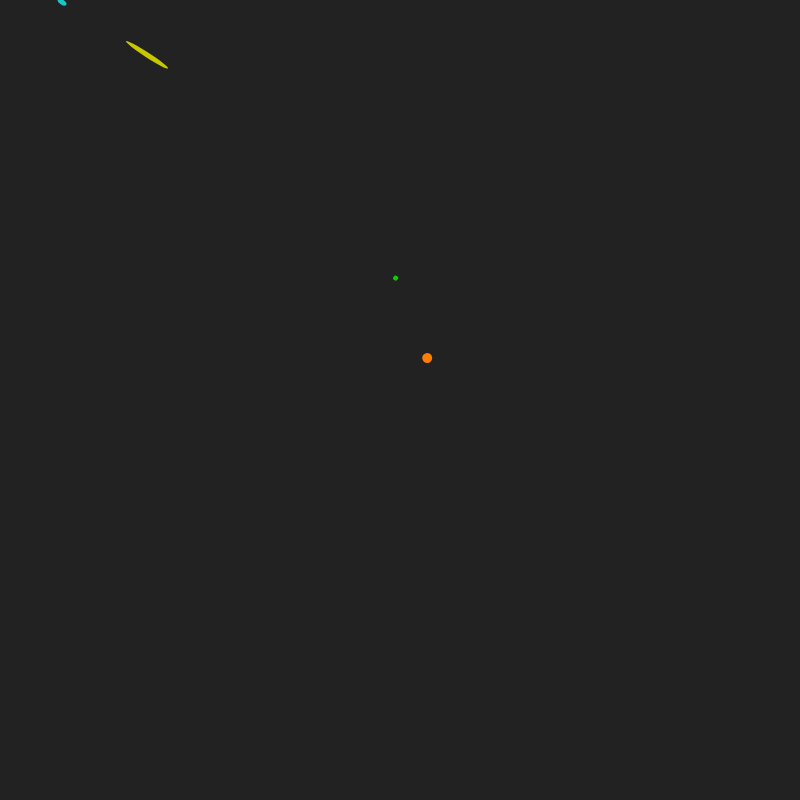
Frame 1 (no input)
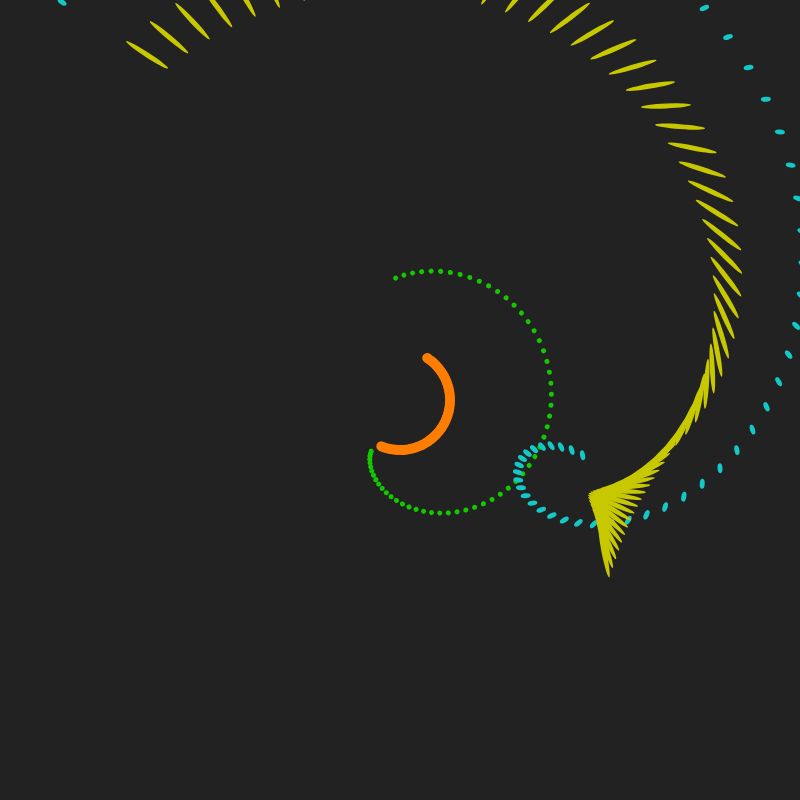
Frame 60 (no input)
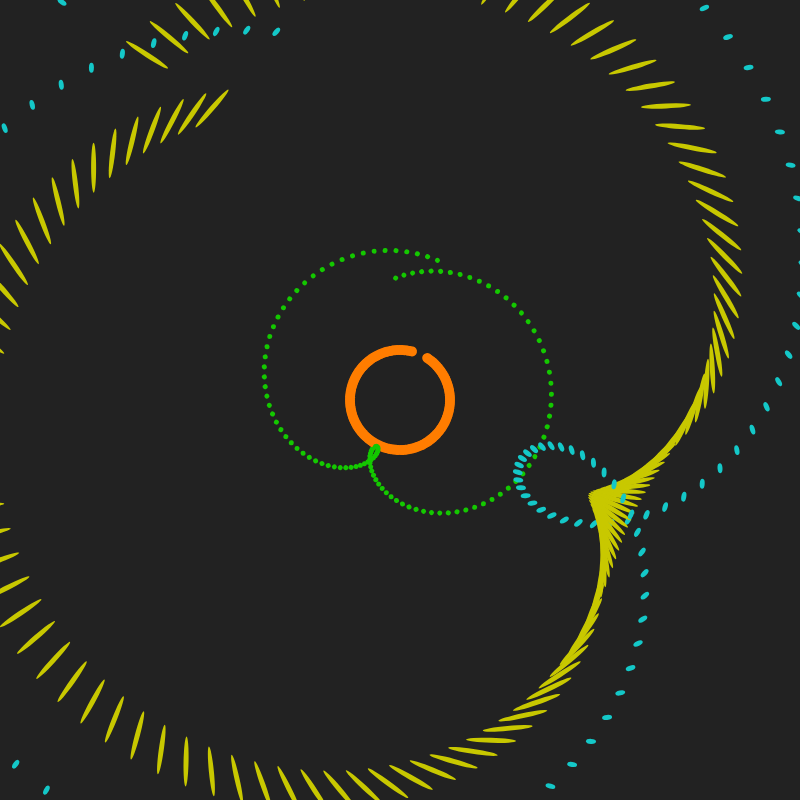
Frame 120 (the mouse pressed at the canvas centre since frame 60)

The p5.js sketch that drew these frames (run headless with seeded random() and noise() and a simulated clock; from frame 60 on, the mouse is pressed at the canvas centre):

// p5.js sketch
// ── sketch.js
function setup() {
  createCanvas(800, 800);
  background('#222222');
}

let r1 = 10;
let speed1 = .05;

let x2 = 20;
let y2 = 100;
let r2 = 0;
let speed2 = .07;

let x3 = 300;
let y3 = 150;
let r3 = 20;
let speed3 = .01;

function draw() {
  // background (220)

  /// level 1
  translate(width/2, height/2);
  rotate(r1);

  noStroke();
  fill(255,125,0);
  ellipse(0,50,10,10)

  //level 2
  push();

  translate(x2 , y2);
  rotate(r2);

  fill(20,200,0);
  ellipse(50,0,5,5)

  pop();

  //level 2
  push();

  translate(x3 , y3);
  rotate(r2);

  fill(200,200,0);
  ellipse(100,2,50,5)

  pop();

  //level 2
  push();

  translate(x3 , y3);
  rotate(r2);

  fill(20,200,200);
  ellipse(200,0,10,5)

  pop();



  // increase rotation angle

  r1 += speed1;
  r2 += speed2;
  r3 += speed3;

}
